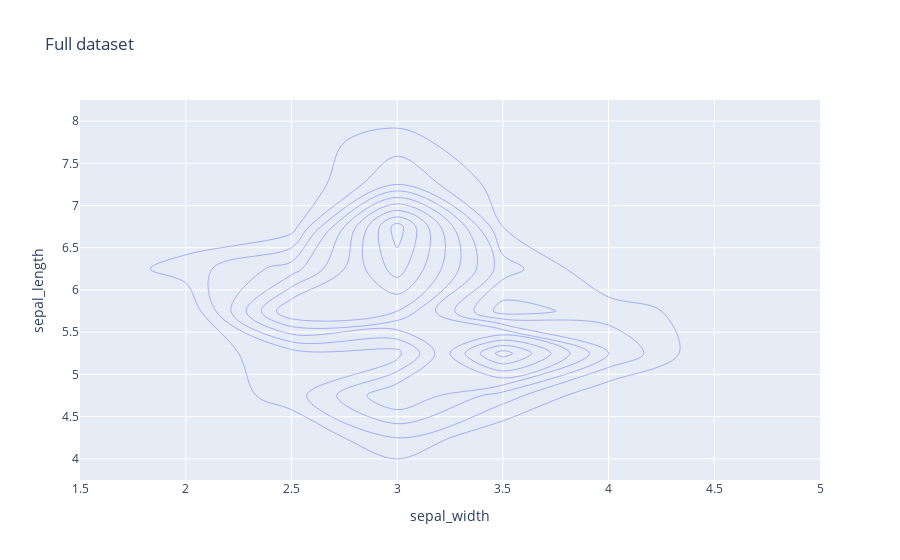
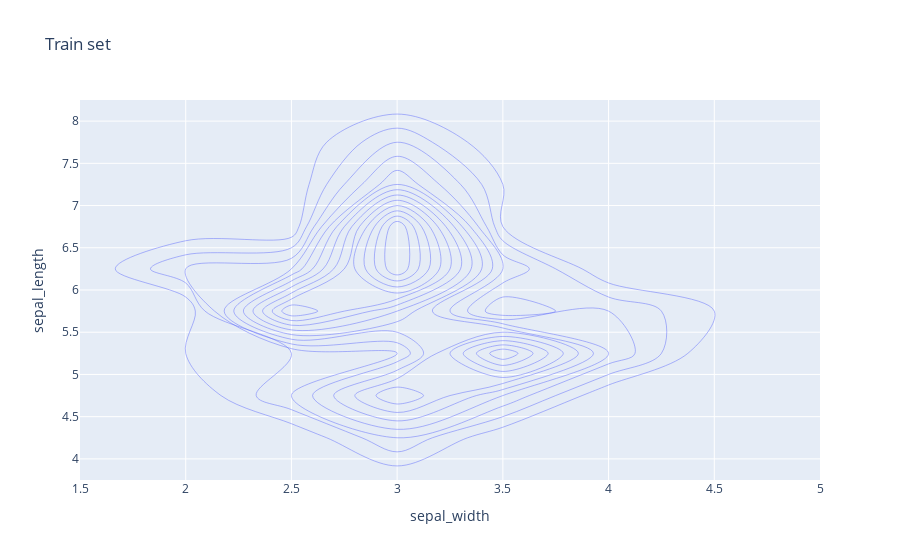
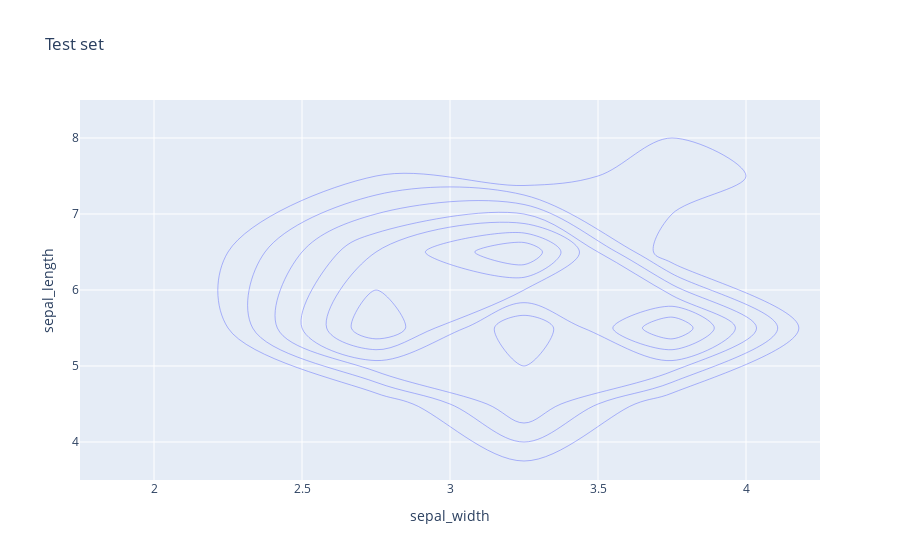

Write notebook code for charts like these, in order.
### Markdown cell above
What was the influence of this operation on the distribution of the explanatory variables?

### Code cell
fig = px.density_contour(data, 'sepal_width', 'sepal_length', title = 'Full dataset')
fig.show()
fig = px.density_contour(X_train, 'sepal_width', 'sepal_length', title = 'Train set')
fig.show()
fig = px.density_contour(X_test, 'sepal_width', 'sepal_length', title = 'Test set')
fig.show()

### Figure 1 — Plotly figure (JSON) as saved in the notebook; plotly's stock layout.template omitted (floating-point values rounded to 4 significant figures; data arrays with more than 128 entries replaced by an {"elided": "..."} marker saying what was removed)
{"data": [{"contours": {"coloring": "none"}, "hovertemplate": "sepal_width=%{x}<br>sepal_length=%{y}<br>count=%{z}<extra></extra>", "legendgroup": "", "line": {"color": "#636efa"}, "name": "", "showlegend": false, "type": "histogram2dcontour", "x": {"elided": "150 float values"}, "xaxis": "x", "xbingroup": "x", "y": {"elided": "150 float values"}, "yaxis": "y", "ybingroup": "y"}], "layout": {"legend": {"tracegroupgap": 0}, "title": {"text": "Full dataset"}, "xaxis": {"anchor": "y", "domain": [0, 1], "title": {"text": "sepal_width"}}, "yaxis": {"anchor": "x", "domain": [0, 1], "title": {"text": "sepal_length"}}}}

### Figure 2 — Plotly figure (JSON) as saved in the notebook; plotly's stock layout.template omitted (floating-point values rounded to 4 significant figures)
{"data": [{"contours": {"coloring": "none"}, "hovertemplate": "sepal_width=%{x}<br>sepal_length=%{y}<br>count=%{z}<extra></extra>", "legendgroup": "", "line": {"color": "#636efa"}, "name": "", "showlegend": false, "type": "histogram2dcontour", "x": [2.9, 3, 3.6, 2.4, 2.8, 2.7, 3.2, 4.2, 3.4, 3, 3.9, 3.4, 3, 3.2, 3.1, 2.9, 2.5, 3, 2.4, 2.9, 3.6, 3.2, 3.3, 3.3, 3.1, 2.5, 3, 3, 3.3, 2.6, 3, 3, 2.4, 2.2, 3, 2.7, 3, 2.5, 2.8, 2.8, 3, 3.1, 3, 2.3, 3.4, 3.8, 3.8, 2.8, 2.9, 3.1, 2.6, 3.1, 3, 3.2, 3.2, 4, 3, 2.7, 3.4, 2, 2.9, 2.2, 3.4, 2.8, 3.8, 2.6, 3, 2.9, 3, 2.8, 3.3, 3, 3.1, 3.2, 3.1, 3.4, 2.3, 3.2, 2.9, 3.5, 3.1, 3, 2.9, 2.8, 3, 3.2, 3.2, 4.1, 3.4, 2.8, 3, 2.7, 3.4, 3, 3.6, 2.7, 2.7, 2.8, 3.4, 4.4, 3.6, 3.7, 3.5, 2.5, 3.4, 2.5, 2.2, 2.8, 3, 2.5, 3, 3.5], "xaxis": "x", "xbingroup": "x", "y": [6.3, 7.2, 4.9, 5.5, 6.4, 5.6, 6.5, 5.5, 6.2, 7.1, 5.4, 5.1, 6, 4.7, 6.4, 7.3, 4.9, 6.5, 5.5, 6, 5, 5.9, 5.1, 6.7, 4.9, 5.7, 6.5, 5.4, 6.3, 5.5, 4.4, 4.3, 4.9, 6, 6.5, 5.8, 7.7, 5.1, 6.1, 6.2, 6.7, 6.9, 5, 4.5, 5, 5.1, 5.1, 7.7, 6.2, 4.6, 5.8, 6.7, 5.6, 6.4, 7, 5.8, 4.8, 6, 6, 5, 5.7, 6, 4.8, 5.8, 5.7, 6.1, 6.6, 6.6, 5.9, 6.4, 5, 4.8, 6.7, 7.2, 4.9, 5.4, 5, 6.8, 4.4, 5.2, 6.7, 6.8, 6.1, 6.8, 5.7, 4.7, 5, 5.2, 5.2, 6.1, 7.6, 5.8, 5.4, 4.9, 4.6, 6.3, 5.8, 6.3, 4.6, 5.7, 7.2, 5.3, 5.1, 6.3, 6.3, 5.6, 6.2, 7.4, 6.1, 5.5, 5.6, 5.5], "yaxis": "y", "ybingroup": "y"}], "layout": {"legend": {"tracegroupgap": 0}, "title": {"text": "Train set"}, "xaxis": {"anchor": "y", "domain": [0, 1], "title": {"text": "sepal_width"}}, "yaxis": {"anchor": "x", "domain": [0, 1], "title": {"text": "sepal_length"}}}}

### Figure 3 — Plotly figure (JSON) as saved in the notebook; plotly's stock layout.template omitted (floating-point values rounded to 4 significant figures)
{"data": [{"contours": {"coloring": "none"}, "hovertemplate": "sepal_width=%{x}<br>sepal_length=%{y}<br>count=%{z}<extra></extra>", "legendgroup": "", "line": {"color": "#636efa"}, "name": "", "showlegend": false, "type": "histogram2dcontour", "x": [3.5, 3.3, 3.8, 2.3, 2.7, 3.9, 3.1, 3.1, 3.4, 2.7, 3.5, 2.6, 3.2, 3.3, 2.5, 3.1, 3, 2.7, 3, 3, 2.8, 3.7, 3.5, 2.8, 2.6, 3.7, 2.3, 2.9, 2.9, 2.8, 3.4, 3.2, 3.8, 3.2, 3.2, 3.8, 2.8, 2.5], "xaxis": "x", "xbingroup": "x", "y": [5, 6.7, 5.1, 6.3, 6.4, 5.4, 6.9, 6.9, 5, 5.8, 5, 7.7, 4.6, 6.3, 6.7, 4.8, 6.1, 5.2, 5.9, 6.7, 5.6, 5.4, 5.1, 6.5, 5.7, 5.1, 5.5, 5.6, 6.4, 5.7, 4.8, 6.4, 7.9, 4.4, 6.9, 7.7, 5.7, 6.3], "yaxis": "y", "ybingroup": "y"}], "layout": {"legend": {"tracegroupgap": 0}, "title": {"text": "Test set"}, "xaxis": {"anchor": "y", "domain": [0, 1], "title": {"text": "sepal_width"}}, "yaxis": {"anchor": "x", "domain": [0, 1], "title": {"text": "sepal_length"}}}}
